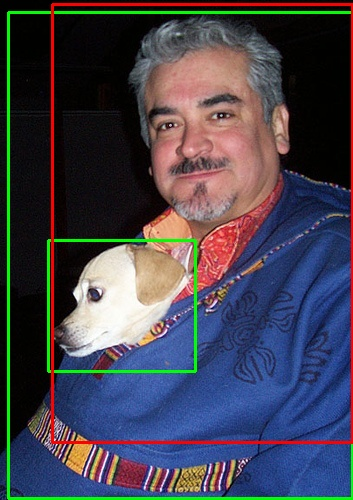
#> input picture metrics_lib/samples/sample_1/images/000001.jpg, 353 x 500 px
$ python -i distance_gray_hist.py   (imports and definitions only)
#> lines starting #> are read from the running program, lines starting #| are printed output that depends on the picture
#-*-coding:utf-8-*-
'''
该文档主要计算两张图片的相似度问题
'''
import os
import cv2
import numpy as np

# [44 lines left out: functions getHash, Hamming_distance, classify_aHash, classify_pHash, imageInfo, not called in this run]

def imageConvert(image, size=(1280,720), greyscale=False):
	image = cv2.resize(image, size, cv2.INTER_AREA)
	if greyscale:
		if image.shape[2] == 3:
			image = cv2.cvtColor(image, cv2.COLOR_BGR2GRAY)
		elif image.shape[2] == 4:
			image = cv2.cvtColor(image, cv2.COLOR_BGRA2GRAY)

	return image


# [56 lines left out: functions classify_gray_hist, calculate, classify_hist_with_split, selectBase, not called in this run]

>>> import cv2
>>> picture = cv2.imread('../metrics_lib/samples/sample_1/images/000001.jpg')
#> picture is the input picture: shape (500, 353, 3); mean B, G, R 78.7, 66.9, 68.3
>>> result = imageConvert(picture)
#> in imageConvert, `image = cv2.resize(image, size, cv2.INTER_AREA)`:
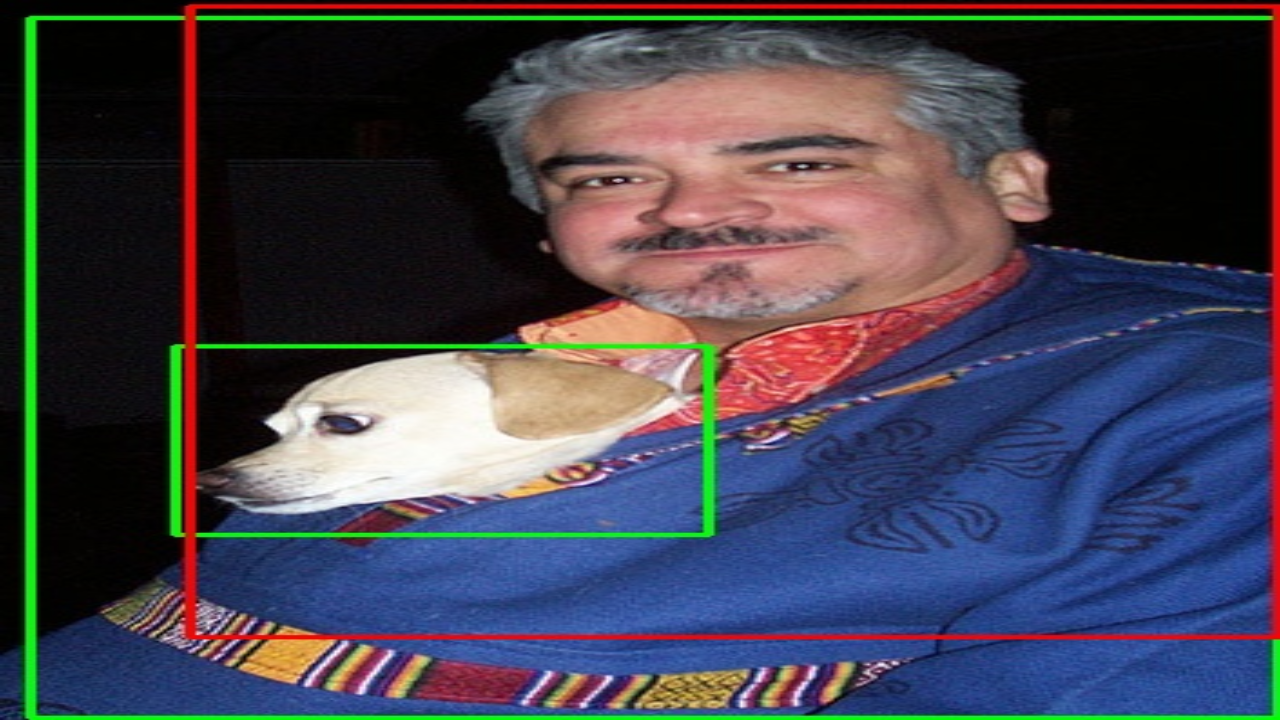
#> image: shape (720, 1280, 3); mean of channels 0, 1, 2 78.6, 66.8, 68.2; drawn as B, G, R

$ run again, on metrics_lib/samples/sample_1/images/000002.jpg
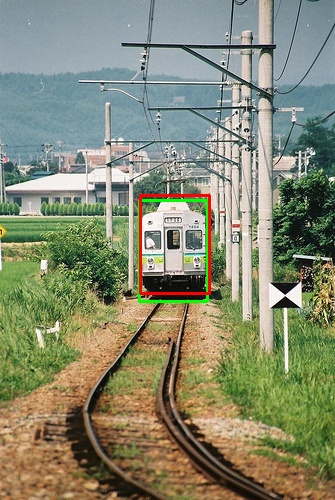
#> input picture metrics_lib/samples/sample_1/images/000002.jpg, 335 x 500 px
#> picture is the input picture: shape (500, 335, 3); mean B, G, R 112.5, 137.2, 133.8
#> in imageConvert, `image = cv2.resize(image, size, cv2.INTER_AREA)`:
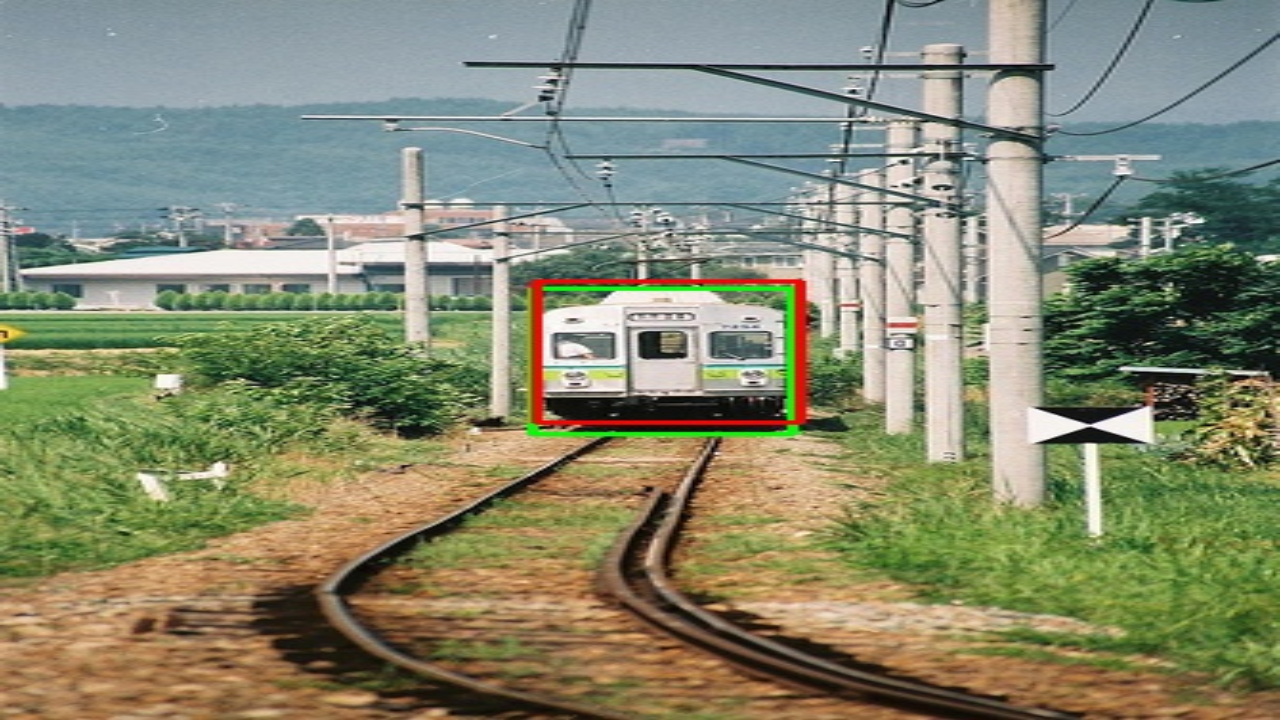
#> image: shape (720, 1280, 3); mean of channels 0, 1, 2 112.4, 137.1, 133.7; drawn as B, G, R

$ run again, on metrics_lib/samples/sample_1/images/000003.jpg
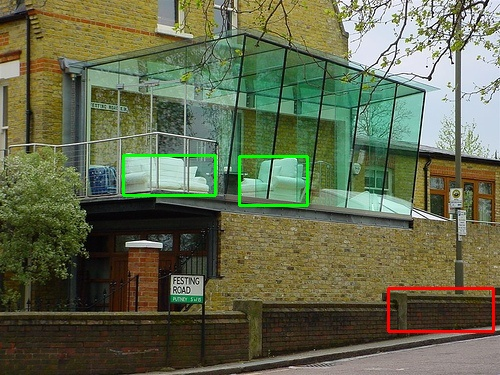
#> input picture metrics_lib/samples/sample_1/images/000003.jpg, 500 x 375 px
#> picture is the input picture: shape (375, 500, 3); mean B, G, R 77.7, 105.5, 99.3
#> in imageConvert, `image = cv2.resize(image, size, cv2.INTER_AREA)`:
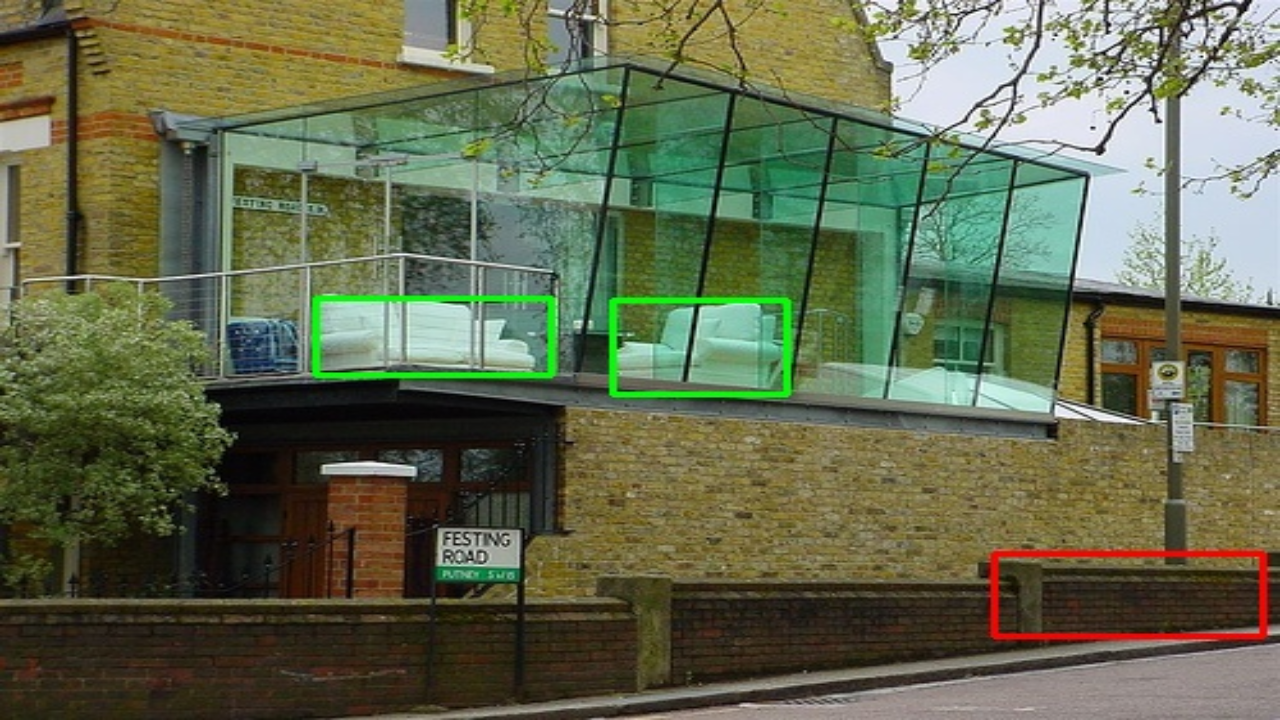
#> image: shape (720, 1280, 3); mean of channels 0, 1, 2 77.6, 105.4, 99.2; drawn as B, G, R
